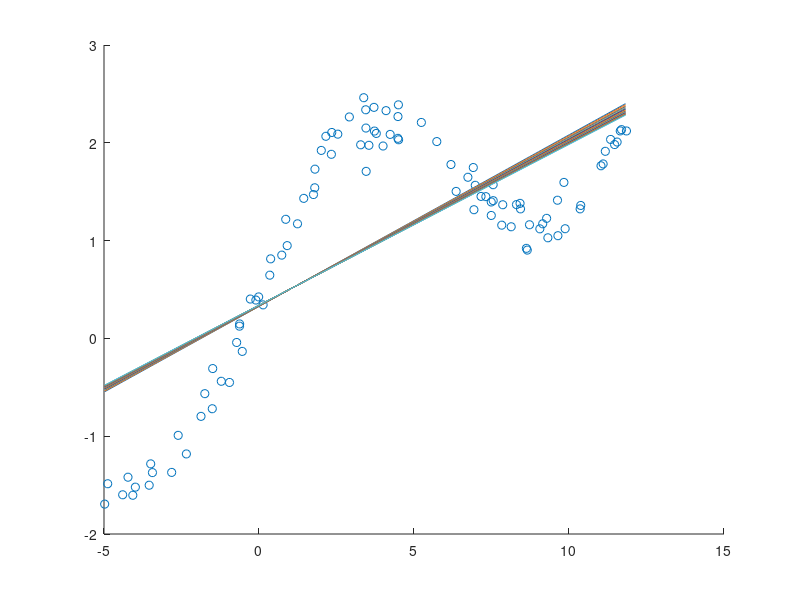
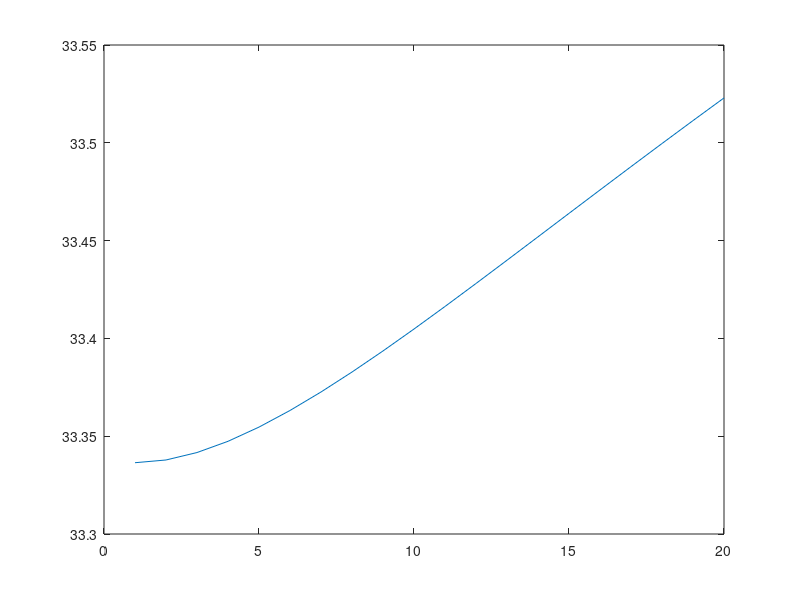

Reproduce these figures in MATLAB, in order.
function Q2()

x = load('hw1x.dat');
y = load('hw1y.dat');

scatter(x,y);

hold on;

extend = ones(size(x));
x_extend = [x extend];

% max_num=max(K(:)) 
% [X Y]=ind2sub(size(K),max_num)

U = eye(size(x,1));
W = WeightedLinearRegression(x_extend, y, U);
err = errorF(x,y,W,1);
disp('Linear Regression'), disp(err);

[maxVal, maxIndex] = max(x);

errorOutput = zeros(20,2);

for weight=1.0:1:20
  
  U(maxIndex,maxIndex)= weight;
  W = WeightedLinearRegression(x_extend, y, U);

  W_x = (min(x):0.1:max(x))';
  W_y = [W_x, ones(size(W_x))]*W;

  plot(W_x, W_y); 
  
  err = errorF(x,y,W,1);
  fprintf('Linear Regression on weight factor: %d, error is : %d \n',weight, err);
  errorOutput(weight,:) = [weight, err];
end
  figure
  plot(errorOutput(:,1), errorOutput(:,2));
  
function W = WeightedLinearRegression(X, Y, U)
  W = pinv(X'*U*X)*X'*U*Y;
end

function J =errorF(X,Y,W,d)
  x_expand = ExpandX(X,d);

  J = sum((x_expand*W - Y).^2)/2;
end

function F = ExpandX(X,d)
  F = [X, ones(size(X))];
  for n = 2:d
    F = [F(:,n-1).^n F];
  end
end

end